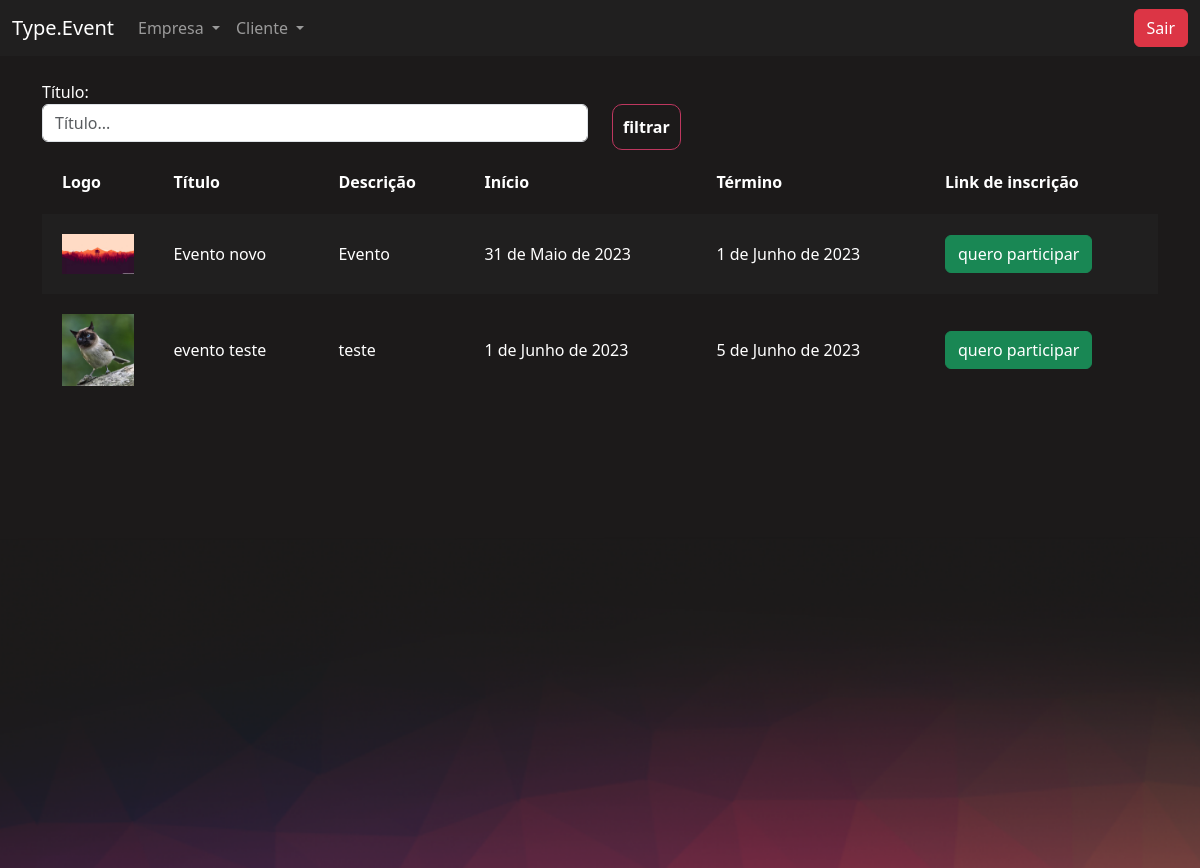
/eventos/gerenciar_evento/ (signed in), run on the app's committed database.
### eventos/models.py (models this page shows, shortened)
class Evento(models.Model):
    criador = models.ForeignKey(User, on_delete=models.DO_NOTHING)
    nome = CharField(max_length=200)
    descricao = TextField()
    data_inicio = DateField()
    data_termino = DateField()
    carga_horaria = IntegerField()
    logo = ImageField(upload_to="logos")
    participantes =  models.ManyToManyField(User, related_name="evento_participante", null=True, blank=True)
    cor_principal = CharField(max_length=7)
    cor_secundaria = CharField(max_length=7)
    cor_fundo = CharField(max_length=7)

### eventos/views.py (the view)
# urls.py: path('gerenciar_evento/', views.gerenciar_evento, name="gerenciar_evento"),
@login_required(login_url='/auth/login')
def gerenciar_evento(request):
    if request.method == "GET":
        nome = request.GET.get('nome')
        eventos = Evento.objects.filter(criador=request.user)
        if nome:
            eventos = eventos.filter(nome__contains=nome)
        return render(request, 'gerenciar_evento.html', {'eventos': eventos})

### eventos/templates/gerenciar_evento.html (shortened to what this page needs)
{% extends "bases/base_evento.html" %}
{% load static %}
{% block 'importacoes' %}
    <link href="{% static 'evento/css/gerenciar_evento.css' %}" rel="stylesheet">
{% endblock %}
{% block 'conteudo' %}
    <div class="container">
        <br>
        <div class="row">
            <div class="col-md">
                <form action="{% url 'gerenciar_evento' %}" method="GET">{% csrf_token %}
                <label>Título:</label>
                <input type="text" placeholder="Título..." class="form-control" name="nome">
            </div>
            <div class="col-md">
                <br>
                <input type="submit" class="btn-principal" value="filtrar">
            </div>
        </div>
        <table>
            <tr>
                <th>Logo</th>
                <th>Título</th>
                <th>Descrição</th>
                <th>Início</th>
                <th>Término</th>
                <th>Link de inscrição</th>
            </tr>
        {% for evento in eventos %}
            <tr class="{% cycle 'linha' 'linha2' %}">
                <td width="10%"><a href="#"><img width="100%" src="/media/{{evento.logo}}"></a></td>
                <td>{{evento.nome}}</td>
                <td>{{evento.descricao}}</td>
                <td>{{evento.data_inicio}}</td>
                <td>{{evento.data_termino}}</td>
                <td><a class="btn btn-success" href="/eventos/inscrever_evento/{{evento.id}}/">quero participar</a></td>
            </tr>
        {% endfor %}
        </table>
    </div>
{% endblock %}

### templates/static/geral/css/base.css (style rules this page uses)
body { color: white !important; }
:root { --main-color: #201F1F; --dark-color: #1C1A1A; --contrast-color: #BE375F; --differential-color: #ED8554; }

### templates/static/eventos/css/gerenciar_evento.css (style rules this page uses)
table { width: 100%; padding: 20px; }
.linha { height: 40px; background-color: var(--main-color); padding: 20px; }
td, th { padding: 20px; }

### templates/static/eventos/css/evento.css (style rules this page uses)
body { background-color: #1C1A1A; }

### templates/static/usuarios/css/usuarios.css (style rules this page uses)
.btn-principal { background-color: transparent; border: 1px solid var(--contrast-color); color: white; padding: 10px; border-radius: 10px; font-weight: bold; }

### data on the page
Evento: logo (picture), nome "Evento novo", descricao "Evento", data_inicio "31 de Maio de 2023", data_termino "1 de Junho de 2023"
Evento: logo (picture), nome "evento teste", descricao "teste", data_inicio "1 de Junho de 2023", data_termino "5 de Junho de 2023"
